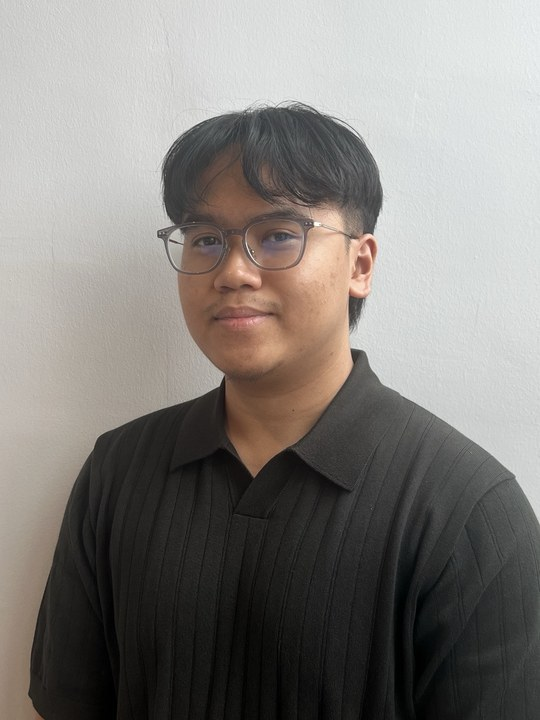
#> input picture tools/cv/photo.jpg, 540 x 720 px
$ python make-icons.py cv/photo.jpg
#> lines starting #> are read from the running program, lines starting #| are printed output that depends on the picture
#!/usr/bin/env python3
"""Build the local icon set from the GitHub avatar (pixel art, so NEAREST keeps edges crisp).
Usage: python3 tools/make-icons.py path/to/avatar.png   (writes assets/icons/*)"""
import sys, os
from PIL import Image
src = Image.open(sys.argv[1]).convert('RGB')           # RGB: no alpha, no metadata carried over
#> src is the input picture: PIL image 540x720 RGB; mean R, G, B 131.2, 127.4, 123.4
out = os.path.join(os.path.dirname(__file__), '..', 'assets', 'icons')
os.makedirs(out, exist_ok=True)
def scaled(n): return src.resize((n, n), Image.NEAREST)
for n in (32, 192, 512):
    scaled(n).save(f'{out}/favicon-{n}.png', optimize=True)
#> this loop made 3 passes
#> pass 1, `scaled(n).save(f'{out}/favicon-{n}.png', optimize=True)`:
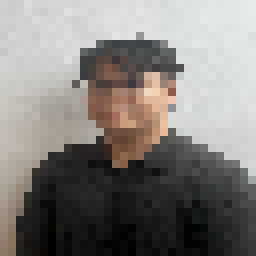
#> saved as favicon-32.png: PIL image 32x32 RGB (shown 8 times larger); mean R, G, B 131.1, 127.3, 123.2
#> pass 2, `scaled(n).save(f'{out}/favicon-{n}.png', optimize=True)`:
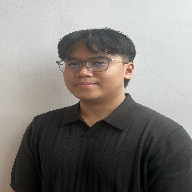
#> saved as favicon-192.png: PIL image 192x192 RGB; mean R, G, B 131.2, 127.4, 123.4
scaled(180).save(f'{out}/apple-touch-icon.png', optimize=True)
scaled(32).save(f'{out}/favicon.ico', format='ICO', sizes=[(16, 16), (32, 32)])
